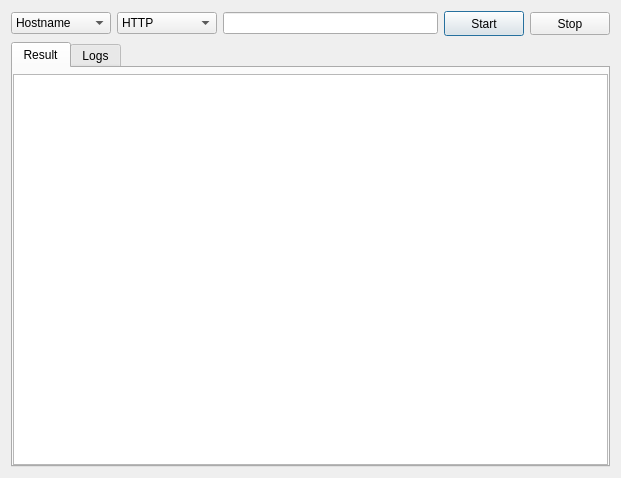
<?xml version="1.0" encoding="UTF-8"?>
<ui version="4.0">
 <class>BannerTool</class>
 <widget class="QDialog" name="BannerTool">
  <property name="geometry">
   <rect>
    <x>0</x>
    <y>0</y>
    <width>621</width>
    <height>478</height>
   </rect>
  </property>
  <property name="windowTitle">
   <string>Dialog</string>
  </property>
  <layout class="QVBoxLayout" name="verticalLayout">
   <item>
    <layout class="QHBoxLayout" name="horizontalLayout">
     <item>
      <widget class="QComboBox" name="comboBoxTargetType">
       <property name="minimumSize">
        <size>
         <width>100</width>
         <height>22</height>
        </size>
       </property>
       <item>
        <property name="text">
         <string>Hostname</string>
        </property>
       </item>
       <item>
        <property name="text">
         <string>IP address</string>
        </property>
       </item>
      </widget>
     </item>
     <item>
      <widget class="QComboBox" name="comboBoxService">
       <property name="minimumSize">
        <size>
         <width>100</width>
         <height>22</height>
        </size>
       </property>
       <item>
        <property name="text">
         <string>HTTP</string>
        </property>
       </item>
       <item>
        <property name="text">
         <string>HTTPS</string>
        </property>
       </item>
       <item>
        <property name="text">
         <string>FTP</string>
        </property>
       </item>
       <item>
        <property name="text">
         <string>SSH</string>
        </property>
       </item>
       <item>
        <property name="text">
         <string>SMTP</string>
        </property>
       </item>
      </widget>
     </item>
     <item>
      <widget class="QLineEdit" name="lineEditTarget"/>
     </item>
     <item>
      <widget class="QPushButton" name="buttonStart">
       <property name="minimumSize">
        <size>
         <width>73</width>
         <height>25</height>
        </size>
       </property>
       <property name="text">
        <string>Start</string>
       </property>
      </widget>
     </item>
     <item>
      <widget class="QPushButton" name="buttonStop">
       <property name="minimumSize">
        <size>
         <width>75</width>
         <height>23</height>
        </size>
       </property>
       <property name="text">
        <string>Stop</string>
       </property>
      </widget>
     </item>
    </layout>
   </item>
   <item>
    <widget class="QTabWidget" name="tabWidget">
     <property name="currentIndex">
      <number>0</number>
     </property>
     <widget class="QWidget" name="tabResult">
      <attribute name="title">
       <string>Result</string>
      </attribute>
      <layout class="QVBoxLayout" name="verticalLayout_2">
       <property name="leftMargin">
        <number>0</number>
       </property>
       <property name="topMargin">
        <number>6</number>
       </property>
       <property name="rightMargin">
        <number>0</number>
       </property>
       <property name="bottomMargin">
        <number>0</number>
       </property>
       <item>
        <widget class="QPlainTextEdit" name="plainTextEditResults"/>
       </item>
      </layout>
     </widget>
     <widget class="QWidget" name="tabLog">
      <attribute name="title">
       <string>Logs</string>
      </attribute>
      <layout class="QVBoxLayout" name="verticalLayout_3">
       <property name="leftMargin">
        <number>0</number>
       </property>
       <property name="topMargin">
        <number>6</number>
       </property>
       <property name="rightMargin">
        <number>0</number>
       </property>
       <property name="bottomMargin">
        <number>0</number>
       </property>
       <item>
        <widget class="QPlainTextEdit" name="plainTextEditLog"/>
       </item>
      </layout>
     </widget>
    </widget>
   </item>
  </layout>
 </widget>
 <resources/>
 <connections/>
</ui>
